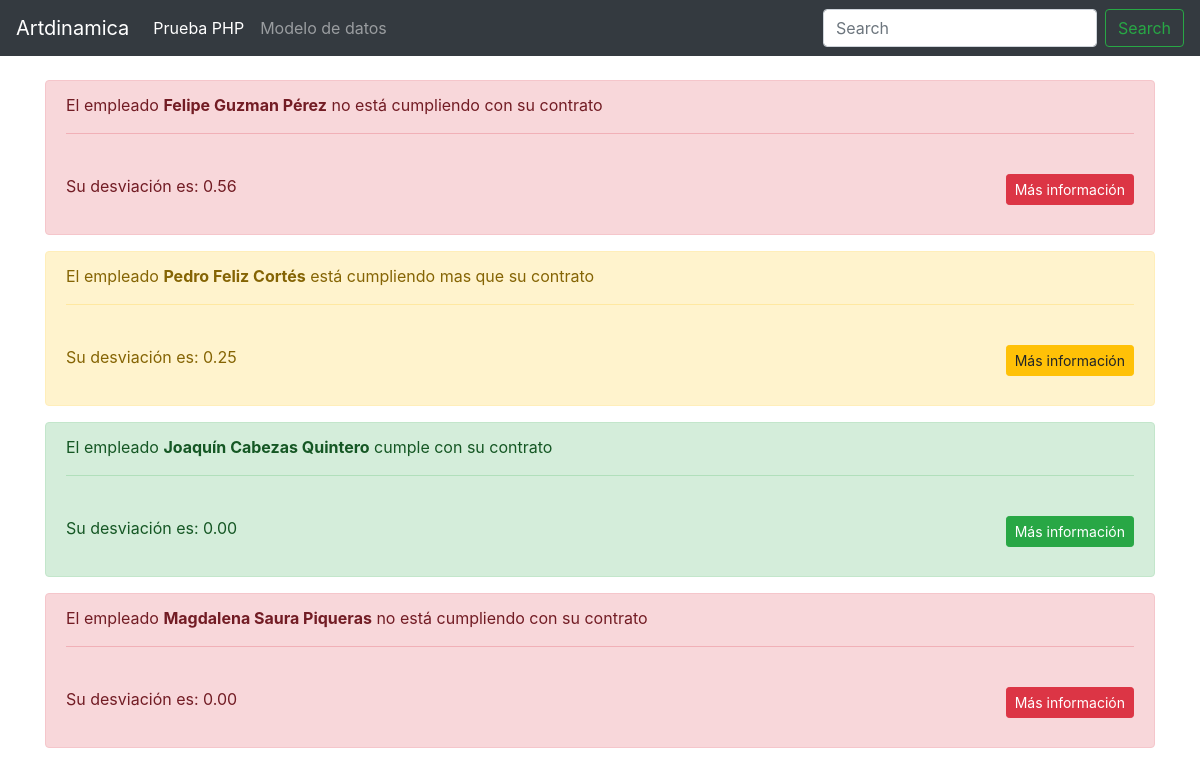
The page /prueba_php/index.php on the database its author committed.
### tables this page shows
CREATE TABLE `employees` (
  `id` int(11) NOT NULL AUTO_INCREMENT,
  `name` varchar(45) DEFAULT NULL,
  `lastname` varchar(100) DEFAULT NULL,
  `address` varchar(200) DEFAULT NULL,
  `birth_date` date DEFAULT NULL,
  `dni` varchar(9) DEFAULT NULL,
  `contract_id` int(11) DEFAULT NULL,
  `photo` text,
  PRIMARY KEY (`id`),
  KEY `contract_id` (`contract_id`),
  CONSTRAINT `employees_ibfk_1` FOREIGN KEY (`contract_id`) REFERENCES `contracts` (`id`)
);

CREATE TABLE `roles` (
  `id` int(11) NOT NULL AUTO_INCREMENT,
  `name` varchar(45) DEFAULT NULL,
  `entrance_time` time DEFAULT NULL,
  `exit_time` time DEFAULT NULL,
  `job_hours` int(11) DEFAULT NULL,
  PRIMARY KEY (`id`)
);

### prueba_php/functions.php (called while the page is built, shortened)
<?php
    $user   = "db_user";
    $pass   = "123456789";
    $server = "localhost";
    $bbdd   = "artdinamica";
    $connection = mysqli_connect( $server, $user, $pass );
    $connection->query("SET NAMES 'utf8'");
    function get_employees() {
        $q = '
                SELECT  t1.id, t1.name, t1.lastname, t1.address, t1.birth_date, t1.dni, t1.photo,
                        t2.start_date, t2.finish_date,
                        t3.name as "location",
                        t4.name as "charge", t4.job_hours, t4.entrance_time, t4.exit_time
                FROM employees t1, contracts t2 , workplaces t3, roles t4
                WHERE t1.contract_id = t2.id AND t2.workplace_id = t3.id AND t2.role_id = t4.id;
        ';
        $result = do_query( $q );
        $employees = [];
        while ( $row = $result->fetch_object() ){
            $employees[] = $row;
        }
        return $employees;
    }
    function get_user_reports( $employee_id ) {
        $q = 'SELECT * FROM reports where employee_id = ' .$employee_id;
        $result = do_query( $q );
        $reports= [];
        while ( $row = $result->fetch_object() ){
            $reports[] = $row;
        }
        return $reports;
    }
    function do_query( $query ) {
        global $connection, $bbdd;
        $result = mysqli_query( $connection, $query ) or die( 'No se ha podido realizar la consulta: ' .$query);
        return $result;
    }
    function save_employee_deviation( $employee_id, $deviation ) {
        $today = date("Y-m-d");
        $q = 'SELECT * FROM deviations where employee_id = ' .$employee_id .' AND update_date = "' .$today .'";';
        $reg = do_query($q);
    }
    function check_contract_hours() {
        $employees = get_employees();
        $employees_schedule = [];
        foreach ($employees as $emp) {
            $employee_reports = get_user_reports($emp->id);
            $total_work_hours = 0;
            $total_work_days = 0;
            $average_hours_per_day = 0;
            $tmp_days_ok_count = 0;
            $tmp_days_ok = [];
            $tmp_days_overtime_count = 0;
            $tmp_days_overtime = [];
            $tmp_days_incomplete = [];
            $employee_deviation = 0;
            foreach ($employee_reports as $report) {
                if ( $report->hours_worked > $emp->job_hours ) {
                    $tmp_days_overtime_count++;
                    $tmp_days_overtime[] = Array(
                        'date' => $report->date,
                        'hours' => $report->hours_worked - $emp->job_hours
                    );
                }
                if ( $report->hours_worked > $emp->job_hours ) {
                    $tmp_days_incomplete[] = Array(
                        'date' => $report->date,
                        'hours' => $report->hours_worked - $emp->job_hours
                    );
                }
                if ( $report->hours_worked == $emp->job_hours ) {
                    $tmp_days_ok_count++;
                    $tmp_days_ok[] = Array(
                        'date' => $report->date,
                        'hours' => $report->hours_worked - $emp->job_hours
                    );
                }
                $total_work_days += 1;
                $total_work_hours += $report->hours_worked;
            }
            if ($total_work_days > 0) {
                $average_hours_per_day = $total_work_hours / $total_work_days;
                $deltaHours = 0;
                foreach ($employee_reports as $report) {
                    $deltaHours += pow($report->hours_worked - $emp->job_hours, 2);
                }
                $dev_sqrt = $deltaHours / $total_work_days;
                $employee_deviation = sqrt($dev_sqrt);
            }
            $tmp_report = Array(
                'employee_id' => $emp->id,
                'photo' => $emp->photo,
                'name' => $emp->name,
                'lastname' => $emp->lastname,
                'address' => $emp->address,
                'birth_date' => $emp->birth_date,
                'dni' => $emp->birth_date,
                'location' => $emp->location,
                'charge' => $emp->charge,
                'start_date' => $emp->start_date,
                'finish_date'=> $emp->finish_date,
                'entrance_time' => $emp->entrance_time,
                'exit_time' => $emp->exit_time,
                'total_work_days' => (int)$total_work_days,
                'average_hours_by_day' => (float)$average_hours_per_day,
                'job_hours' => (float)$emp->job_hours,
                'deviation' =>  (float)$employee_deviation,
                'time_report' => Array(
                    'days_ok' => (int)$tmp_days_ok_count,
                    'days_ok_dates' => $tmp_days_ok,
                    'days_overtime' => (int)$tmp_days_overtime_count,
                    'days_overtime_dates' => $tmp_days_overtime,
                    'days_incomplete' => (int)$tmp_days_overtime_count,
                    'days_incomplete_dates' => $tmp_days_incomplete,
                )
            );
            save_employee_deviation($emp->id, $employee_deviation);
            $employees_schedule[] = $tmp_report;
        }
        return $employees_schedule;
    }
?>

### prueba_php/index.php (the view, shortened to what this page needs)
<?php
    require 'functions.php';
    $schedule = check_contract_hours();
?>
<!DOCTYPE html>
<html lang="es">
    <head>
        <link rel="stylesheet" href="https://stackpath.bootstrapcdn.com/bootstrap/4.3.1/css/bootstrap.min.css">
        <link rel="stylesheet" type="text/css" href="styles.css">
    </head>
    <body>
        <nav class="navbar navbar-expand-lg navbar-dark bg-dark">
            <a class="navbar-brand" href="/">Artdinamica</a>
            <div class="collapse navbar-collapse" id="navbarSupportedContent">
                <ul class="navbar-nav mr-auto">
                    <li class="nav-item active">
                        <a class="nav-link" href="/prueba_php">Prueba PHP <span class="sr-only">(current)</span></a>
                    </li>
                    <li class="nav-item ">
                        <a class="nav-link" href="/modelo_datos">Modelo de datos</a>
                    </li>
                </ul>
                <form class="form-inline my-2 my-lg-0">
                    <input class="form-control mr-sm-2" type="search" placeholder="Search" aria-label="Search">
                    <button class="btn btn-outline-success my-2 my-sm-0" type="submit">Search</button>
                </form>
            </div>
        </nav>
        <div class="container my-4">
                <?php
                    foreach ($schedule as $emp) {
                        if ( $emp['job_hours'] > $emp['average_hours_by_day'] ) {
                            $alert_type = 'danger';
                            $desc = 'no está cumpliendo con su contrato';
                        } else if ( $emp['job_hours'] < $emp['average_hours_by_day'] ) {
                            $alert_type = 'warning';
                            $desc = 'está cumpliendo mas que su contrato';
                        } else if ( $emp['job_hours'] === $emp['average_hours_by_day'] ) {
                            $alert_type = 'success';
                            $desc = 'cumple con su contrato';
                        }
                ?>
                        <div class="alert alert-<?php echo $alert_type; ?>" role="alert">
                            <p>El empleado <strong><?php echo $emp['name'] .' ' .$emp['lastname']; ?></strong> <?php echo $desc; ?></p>
                            <hr>
                            <div class="py-4">Su desviación es: <?php echo number_format($emp['deviation'],2); ?>
                                <a class="btn btn-<?php echo $alert_type; ?> btn-sm float-right"
                                    data-toggle="collapse"
                                    href="#employeeInfo<?php echo $emp['employee_id']; ?>"
                                    role="button"
                                    aria-expanded="false"
                                    aria-controls="#employeeInfo<?php echo $emp['employee_id']; ?>">
                                    Más información
                                </a>
                            </div>
                        </div>
                <?php
                    }
                ?>
        </div>
    </body>
</html>

### rows shown on the page
employees: name "Felipe", lastname "Guzman Pérez", roles.job_hours "no está cumpliendo con su contrato", deviation "0.56"
employees: name "Pedro", lastname "Feliz Cortés", roles.job_hours "está cumpliendo mas que su contrato", deviation "0.25"
employees: name "Joaquín", lastname "Cabezas Quintero", roles.job_hours "cumple con su contrato", deviation "0.00"
employees: name "Magdalena", lastname "Saura Piqueras", roles.job_hours "no está cumpliendo con su contrato", deviation "0.00"
